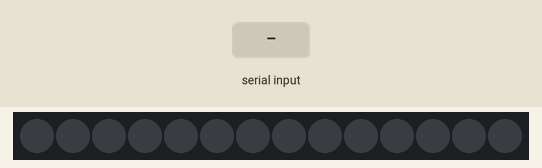
Recording of a sketch running on a simulated Arduino Uno, built with avr-gcc and run on an emulated ATmega328P. Shown: 14 RGB LEDs in strip order, left to right. The inputs (shaded band) are chosen by the test bench. The strip is taken to match the declared colour order.

Above: at 1.2 s.
1.3 s: "1\n" received over Serial
At 2.5 s:
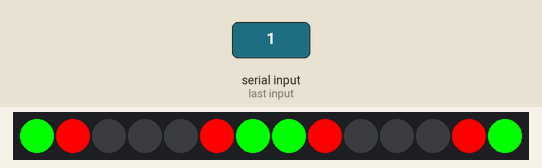
At 4.0 s:
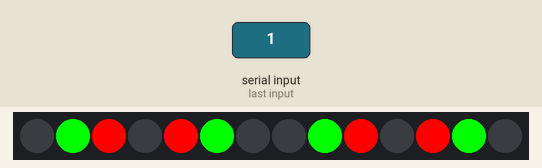
Timing chart, 0 to 5.5 s (numbered marks = the images above; inputs shaded):
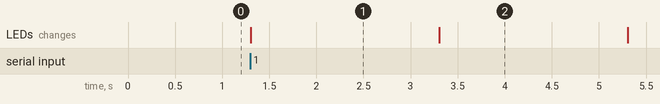

Measured:
- after the input at 1.3 s, the LEDs: change at once (image 1)
- what the display in image 1 shows lasts 2.0 s, from 1.3 s to 3.3 s

The sketch:

BuitenNaarBinnen.ino
```cpp
#include <Adafruit_NeoPixel.h>
#ifdef __AVR__
  #include <avr/power.h>
#endif

// Definitions
#define PIN 6
#define STRIPS  2
#define PIXELSPERSTRIP  7
#define NUMPIXELS   STRIPS * PIXELSPERSTRIP
#define BRIGHTNESS  255

String command;
int dv = 2000;

Adafruit_NeoPixel pixels = Adafruit_NeoPixel(NUMPIXELS, PIN, NEO_RGB + NEO_KHZ800);

void setup() {
  // This is for Trinket 5V 16MHz, you can remove these three lines if you are not using a Trinket
//#if defined (__AVR_ATtiny85__)
  //if (F_CPU == 16000000) clock_prescale_set(clock_div_1);
//#endif
  // End of trinket special code

  //initialize the serial connection
  Serial.begin(9600);

  pixels.setBrightness(BRIGHTNESS);
  pixels.begin(); // This initializes the NeoPixel library.
  pixels.show(); // Initialize all pixels to 'off'
}

void loop (){

  if(Serial.available() > 0)
    {
        command = Serial.readStringUntil('\n');
        //x = Serial.parseInt();
    }

  if(command=="1")
    {
      for(int i=0; i<PIXELSPERSTRIP/2+1; i++)
        {
          pixels.setPixelColor(i, pixels.Color(0,255,0));
          pixels.setPixelColor(i+PIXELSPERSTRIP, pixels.Color(0,255,0));
          pixels.setPixelColor(PIXELSPERSTRIP-1-i, pixels.Color(0,255,0));
          pixels.setPixelColor(2*PIXELSPERSTRIP-1-i, pixels.Color(0,255,0));
          pixels.setPixelColor((i+1)%4, pixels.Color(255,0,0));
          pixels.setPixelColor((i+1)%4+PIXELSPERSTRIP, pixels.Color(255,0,0));
          pixels.setPixelColor((PIXELSPERSTRIP-1-1-i+1)%4+3, pixels.Color(255,0,0));
          pixels.setPixelColor((2*PIXELSPERSTRIP-1-1-i-2)%4+10, pixels.Color(255,0,0));
          pixels.show();
          pixels.setPixelColor(i, pixels.Color(0,0,0));
          pixels.setPixelColor(i+PIXELSPERSTRIP, pixels.Color(0,0,0));
          pixels.setPixelColor(PIXELSPERSTRIP-1-i, pixels.Color(0,0,0));
          pixels.setPixelColor(2*PIXELSPERSTRIP-1-i, pixels.Color(0,0,0));
          pixels.setPixelColor((i+1)%4, pixels.Color(0,0,0));
          pixels.setPixelColor((i+1)%4+PIXELSPERSTRIP, pixels.Color(0,0,0));
          pixels.setPixelColor((PIXELSPERSTRIP-1-1-i+1)%4+3, pixels.Color(0,0,0));
          pixels.setPixelColor((2*PIXELSPERSTRIP-1-1-i-2)%4+10, pixels.Color(0,0,0));
          delay(dv);
        }
    }


  if(command=="2"){
    for(int i=0; i<NUMPIXELS; i++){
      pixels.setPixelColor(i, pixels.Color(0,0,0));
      pixels.show();
    }
  }
}
```
